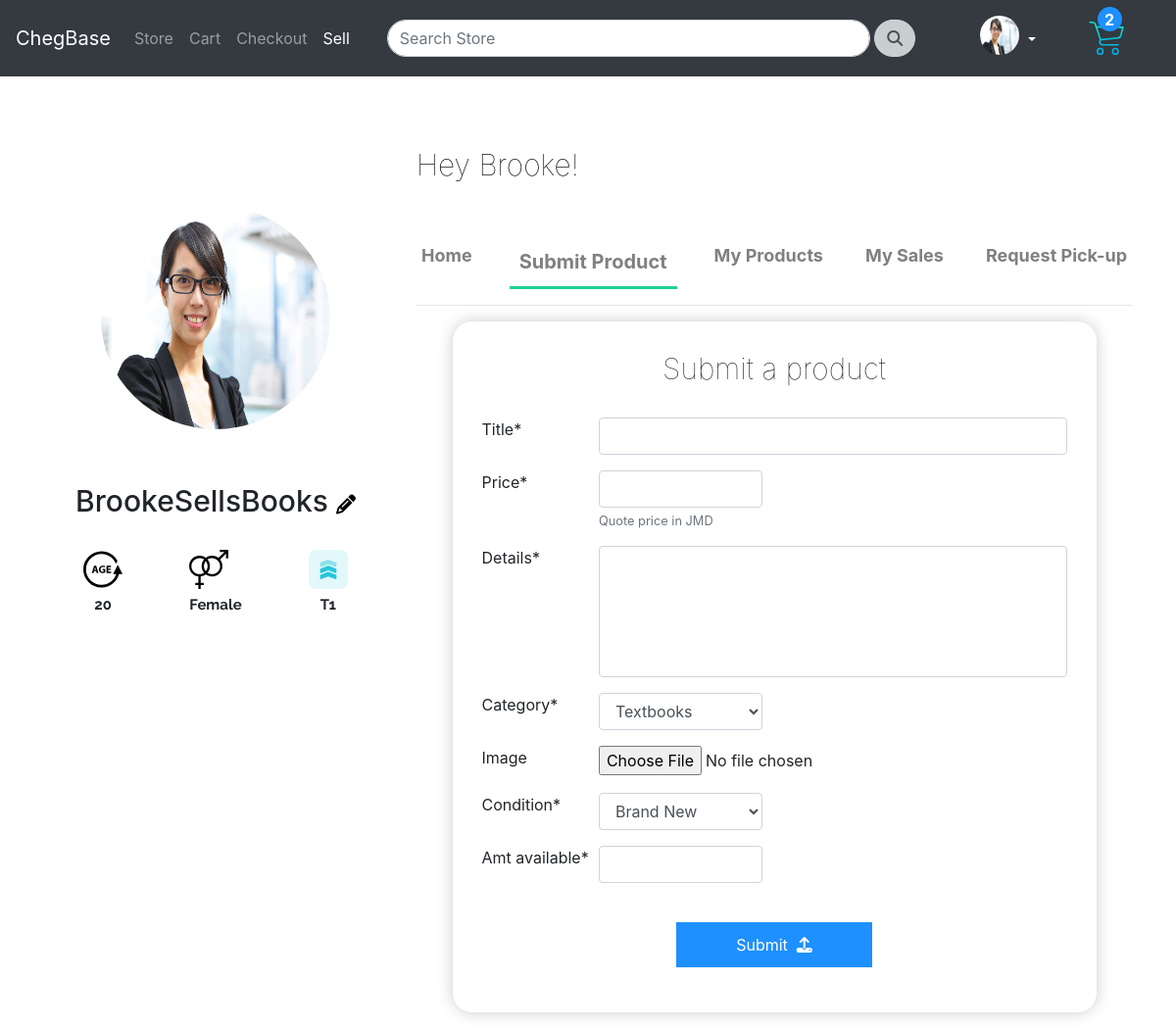
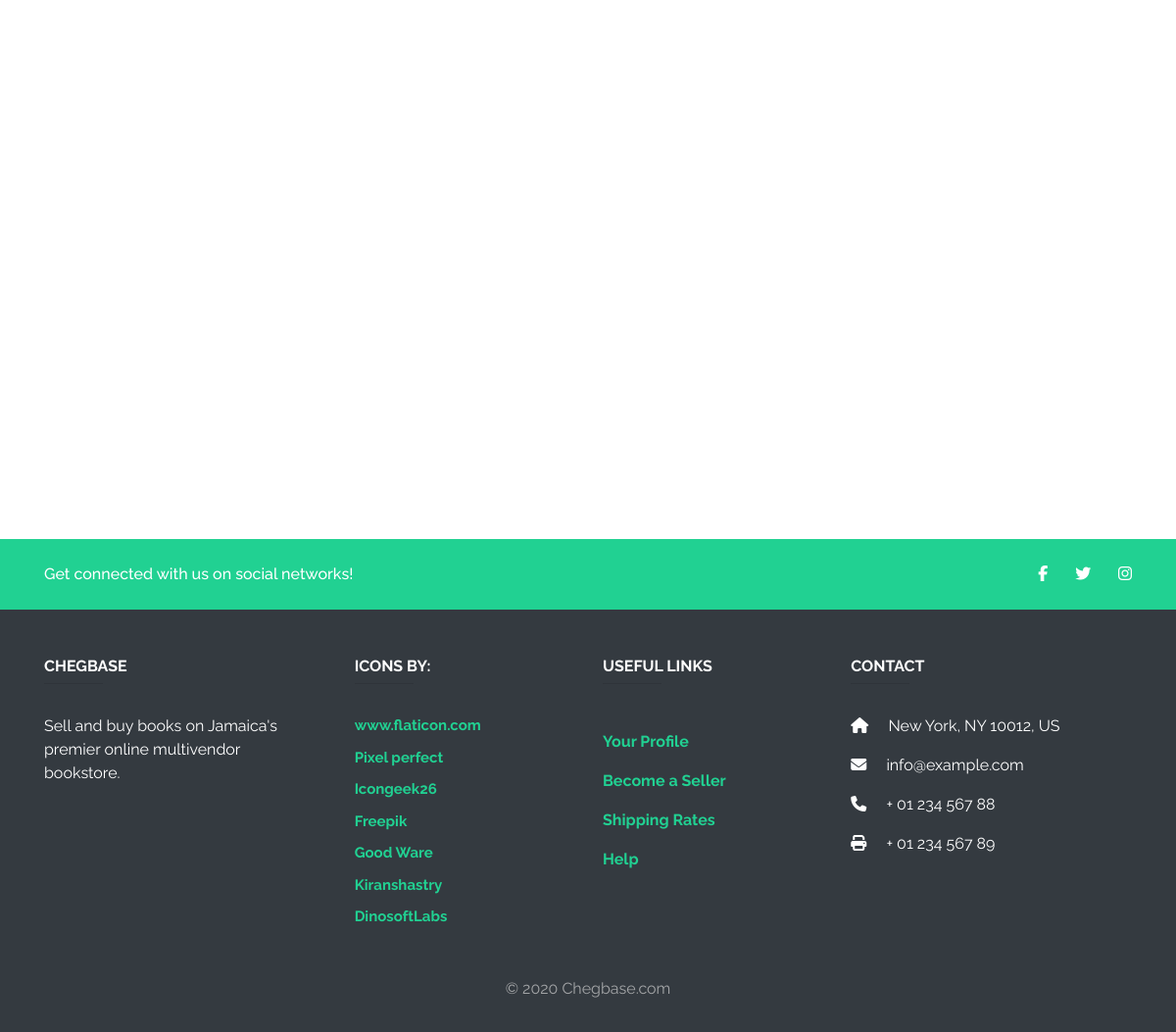
The page /seller/product/ (signed in) on the database its author committed (2 pictures, top to bottom).
### seller/models.py (models this page shows, shortened)
class Profile(models.Model):
    sellerid = models.UUIDField(primary_key=True, default=uuid.uuid4, editable=False)
    user = models.OneToOneField(User, on_delete=models.CASCADE)
    customer = models.OneToOneField('store.Customer', null=True, blank=False, on_delete=models.CASCADE, related_name="customer")
    date_of_birth = models.DateField(null=True, blank=False)
    gender = models.CharField(max_length=20, null=True, blank=False, choices=genders)
    phone = models.CharField(max_length=20, null=True, blank=False)
    email = models.CharField(max_length=200, null=True, blank=False) #business email
    business = models.BooleanField(default=False)
    profile_pic = models.ImageField(upload_to='profilepics/%Y/%m/%d/', default="profilepics/defaultpropic.svg", null=True, blank=True)
    note = models.CharField(max_length=200, null=True, blank=True)
    vouches = models.ManyToManyField('store.Customer', null=True, blank=True)
    tier = models.CharField(max_length=50, null=True, blank=False, choices=tiers, default="T1")
    tier_points = models.IntegerField(default=0)
    created_date = models.DateTimeField(auto_now_add=True, null=True, blank=False)
    def age(self):
        today = datetime.date.today()
        age = today.year - self.date_of_birth.year - ((today.month, today.day) < (self.date_of_birth.month, self.date_of_birth.day))
        return '{}'.format(age)
    def vouches_amt(self):
        return self.vouches.all().count()
    @property
    def imageURL(self):
        try:
            url = self.profile_pic.url
        except:
            url = ''
        return url

### store/models.py (models this page shows, shortened)
class Product(models.Model):
    id = models.UUIDField(primary_key=True, default=uuid.uuid4, editable=False)
    product_seller = models.ForeignKey(Customer, null=True, blank=True, on_delete=models.PROTECT)
    name = models.CharField(max_length=70, null=True, blank=False)
    price = models.FloatField(null=True, blank=False)
    details = models.CharField(max_length=200, null=True, blank=False)
    available = models.BooleanField(default=True, null=True, blank=False) #sold or not (restock also)
    category = models.CharField(max_length=20, null=True, blank=False, choices=categories)
    req_date = models.DateTimeField(null=True, blank=False, auto_now_add=True)#date when the product is requested to be uploaded by seller
    pub_date = models.DateTimeField(null=True, blank=False, auto_now_add=True)#date when product is uploaded by us after being verified
    image = models.ImageField(upload_to='products/%Y/%m/%d/', default="products/defaultbook.svg", null=True, blank=True)
    condition = models.CharField(max_length=200, null=True, blank=False, choices=conditions)
    amt_sold = models.IntegerField(default=0)
    amt_available = models.IntegerField(null=True, blank=False, default=1)
    paid = models.BooleanField(default=False)
    verified = models.BooleanField(default=False)
    published = models.BooleanField(default=False)
    rejected = models.BooleanField(default=False)
    re_evaluating = models.BooleanField(default=False)
    restocking = models.BooleanField(default=False) #if the seller restocked product
    edited = models.BooleanField(default=False) #if the seller edited a product
    def seller(self):
        return self.seller.user.username

### store/decorators.py (the view)
        def wrapper_func(request, *args, **kwargs):
            group = None
            if request.user.groups.exists():
                groups = [group.name for group in request.user.groups.all()]
                for group in groups:
                    if group in allowed_roles:
                        return view_func(request, *args, **kwargs)
                        break
                    else:
                        continue
                else:
                    return HttpResponse("You're not authorised to view this page.")

### seller/forms.py
class CreateProductForm(forms.ModelForm):
    price = forms.FloatField(min_value=1, help_text="Quote price in JMD")
    category = forms.ChoiceField(choices=categories)
    image = forms.ImageField(required=False)
    condition = forms.ChoiceField(choices=conditions)
    amt_available = forms.IntegerField(min_value=1)
    class Meta:
        model = Product
        fields = ['name', 'price', 'details', 'category', 'image', 'condition', 'amt_available']
        widgets = {'details': forms.Textarea(attrs={"style": "resize: none;", "rows": 5})}
        labels = {"name": "Title"}

### store/models.py (called while the page is built)
    def total(self):
        return self.quantity * self.product.price

### seller/templates/seller/createproduct.html (shortened to what this page needs)
{% extends 'seller/home.html' %}
{% load static %}
{% load crispy_forms_tags %}
{% block activehead %}
  <a href="{% url 'sellerhome' %}" class="slide-down">Home</a>
  <a href="{% url 'createproduct' %}" class="active-seller-heading">Submit Product</a>
  <a href="{% url 'sellerproducts' %}" class="slide-down">My Products</a>
  <a href="{% url 'sales' %}" class="slide-down">My Sales</a>
  <a href="{% url 'pickup' %}" class="slide-down">Request Pick-up</a>
{% endblock activehead %}
{% block body %}
<div class="box-element create-product-form-holder form-group">
  <h5 class="light-large-heading">Submit a product</h5>
  <br>
  <div class="inner-form">
    <form class="create-product-form form-group" action="{% url 'createproduct' %}" method="post" enctype="multipart/form-data">
      {{ productform|crispy }}
      <br>
      <div class="submitbt-holder">
        <button class="medium-btn" id="submit-product" type="submit" name="button" onclick="this.disabled=true;this.form.submit();">Submit&nbsp <i class="fas fa-upload"></i></button>
      </div>
    </form>
  </div>
</div>
{% endblock body %}

### seller/templates/seller/home.html (shortened to what this page needs)
{% extends 'store/main.html' %}
{% load static %}
{% load crispy_forms_tags %}
{% block active %}
  <div class="form-inline right left-content mr-auto">
    <ul class="navbar-nav">
      <li class="nav-item">
        <a class="nav-link" href="{% url 'store' %}">Store</a>
      </li>
      <li class="nav-item">
        <a class="nav-link" href="{% url 'cart' %}">Cart</a>
      </li>
      <li class="nav-item">
        <a class="nav-link" href="{% url 'checkout' %}">Checkout</a>
      </li>
      <li class="nav-item active">
        <a class="nav-link" href="{% url 'sellerhome' %}">Sell<span class="sr-only">(current)</span></a>
      </li>
    </ul>
  </div>
{% endblock active %}
{% block content %}
{% if isseller == False %}
<p>I see you're not a seller. <a href="{% url 'registerseller' %}">Register</a> to become an official seller</p>
<h3>What's a seller?</h3>
<h3>Why become a seller?</h3>
{% else %}
  <br>
  <br>
  <div class="row">
    <div class="col-lg-4">
      <div class="element-container profile-holder profile-view">
        <div id="tier-style" class="seller-profile-pic-holder">
          <img class="seller-profile-pic" src="{{ profile.imageURL }}" alt="">
        </div>
        <div class="seller-profile-view-details">
          <div class="seller-username">
            <h5 class="seller-username-text">{{ profile.user.username }} <a href="{% url 'profile' %}"><i class="fas fa-pencil"></i></a></h5>
          </div>
          <br>
          <div class="seller-profile-view seller-details">
            <div class="seller-details-item age grow">
              <div class="seller-details-svg-holder">
                <img src="{% static 'images/sitesvgs/age.svg' %}" alt="age-svg">
              </div>
              <div class="seller-details-content">
                <p>{{ profile.age }}</p>
              </div>
            </div>
            <div class="seller-details-item gender grow">
              <div class="seller-details-svg-holder">
                <img src="{% static 'images/sitesvgs/gender.svg' %}" alt="">
              </div>
              <div class="seller-details-content">
                <p>{{ profile.get_gender_display }}</p>
              </div>
            </div>
            <div class="seller-details-item tier grow">
              <div class="seller-details-svg-holder">
                <img src="{% static 'images/sitesvgs/ranking.svg' %}" alt="tier">
              </div>
              <div class="seller-details-content">
                <p>{{ profile.tier }}</p>
              </div>
            </div>
          </div>
        </div>
      </div>
    </div>
    <div class="col-lg-8">
      <div class="profile-holder detail-view">
        <h5 class="greet-seller" style="display: inline-block;">Hey {{ profile.user.first_name }}! </h5>
        <br>
        <br>
        <br>
        <div class="detail-view-inner">
          <div class="detail-view-inner-headings">
            {% block activehead %}{% endblock activehead %}
          </div>
          <hr>
          {% block body %}{% endblock body%}
        </div>
      </div>
    </div>
  </div>
{% endif %}
<div class="space-medium"></div>
{% endblock content%}

### store/templates/store/main.html (shortened to what this page needs)
<!DOCTYPE html>
{% load static %}
<html lang="en" dir="ltr">
<head>
  <link rel="stylesheet" href="https://stackpath.bootstrapcdn.com/bootstrap/4.5.0/css/bootstrap.min.css"
>
  <link rel="stylesheet" type='text/css' href="{% static 'css/main.css' %}">
  <link href="https://unpkg.com/aos@2.3.1/dist/aos.css" rel="stylesheet">
</head>
<body id="site-body">
    <nav class="navbar navbar-expand-lg navbar-dark bg-dark">
      <a class="navbar-brand site-logo" href="{% url 'store' %}">ChegBase</a>
      <div class="collapse navbar-collapse" id="navbarSupportedContent">
        {% block active %}{% endblock active %}
        <div class="form-inline my-2 my-lg-0 right middle-content search-form-container">
          <form class="form-inline searchbar-container" action="{% url 'searchresults' %}">
            <div class="input-group md-form form-sm form-2 pl-0">
              <input id="storesearch" name="searchprompt" class="form-control my-0 py-1 amber-border" type="search" placeholder="Search Store" aria-label="Search">
              <div class="input-group-append">
                <button class="input-group-text amber lighten-3" id="basic-text1" type="submit"><i class="fas fa-search text-grey"
                    aria-hidden="true"></i></button>
              </div>
            </div>
          </form>
        </div>
        <div class="form-inline my-2 my-lg-0 right right-content">
          <div class="user-content">
            <li class="nav-item dropdown">
              <a class="nav-link dropdown-toggle" href="{% url 'profile' %}" id="navbarDropdown" role="button" data-toggle="dropdown" aria-haspopup="true" aria-expanded="false">
                <div class="propic-avatar-container grow">
                  {% if profile %}
                    <img class="propic-avatar" src="{{ profile.imageURL }}" alt="profile pic">
                  {% else %}
                    <img src="{% static 'images/profilepics/defaultpropic.svg' %}" alt="profile pic">
                  {% endif %}
                </div>
              </a>
            </li>
          </div>
          <div class="cart">
            <div class="cart-items">
              <div class="quantity-holder">
                {% if user.is_authenticated %}
                  <a href="{% url 'cart' %}"><p id="cart-item-amt">{{ cartquantity }}</p></a>
                {% else %}
                  <a href="{% url 'cart' %}"><p id="cart-item-amt">0</p></a>
                {% endif %}
              </div>
              <div class="nav-item dropdown">
                <div class="cart-icon-holder">
                  <a  class="cart-icon-link nav-link dropdown-toggle" href="{% url 'cart' %}">
                    <div class="">
                      <img src="{% static 'images/sitesvgs/cart.svg' %}" class="cart-image header-icon grow"></img>
                    </div>
                  </a>
                </div>
              </div>
            </div>
          </div>
        </div>
      </div>
    </nav>
    <div>
      <div class="container" id="site-body-container">
        <br>
        {% block content %}
        {% endblock content %}
      </div>
    </div>
    <br>
    <footer class="page-footer font-small blue-grey lighten-5">
      <div style="background-color: #21d192;">
        <div class="container">
          <div class="row py-4 d-flex align-items-center">
            <div class="col-md-6 col-lg-5 text-center text-md-left mb-4 mb-md-0">
              <h6 class="mb-0">Get connected with us on social networks!</h6>
            </div>
            <div class="col-md-6 col-lg-7 text-center text-md-right">
              <a class="fb-ic">
                <i class="fab fa-facebook-f white-text mr-4"> </i>
              </a>
              <a class="tw-ic">
                <i class="fab fa-twitter white-text mr-4"> </i>
              </a>
              <a class="ins-ic">
                <i class="fab fa-instagram white-text"> </i>
              </a>
            </div>
          </div>
        </div>
      </div>
      <div class="container text-center text-md-left mt-5">
        <div class="row mt-3 dark-grey-text">
          <div class="col-md-3 col-lg-4 col-xl-3 mb-4">
            <h6 class="text-uppercase font-weight-bold">ChegBase</h6>
            <hr class="teal accent-3 mb-4 mt-0 d-inline-block mx-auto" style="width: 60px;">
            <p>Sell and buy books on Jamaica's premier online multivendor bookstore.</p>
          </div>
          <div class="col-md-2 col-lg-2 col-xl-2 mx-auto mb-4 link-to-authors">
            <h6 class="text-uppercase font-weight-bold">Icons By:</h6>
            <hr class="teal accent-3 mb-4 mt-0 d-inline-block mx-auto" style="width: 60px;">
            <p>
              <a href="https://www.flaticon.com/" title="Flaticon"> www.flaticon.com</a>
            </p>
            <p>
              <a href="https://www.flaticon.com/authors/pixel-perfect" title="Pixel perfect">Pixel perfect</a>
            </p>
            <p>
              <a href="https://www.flaticon.com/authors/icongeek26" title="Icongeek26">Icongeek26</a>
            </p>
            <p>
              <a href="https://www.flaticon.com/authors/freepik" title="Freepik">Freepik</a>
            </p>
            <p>
              <a href="https://www.flaticon.com/authors/good-ware" title="Good Ware">Good Ware</a>
            </p>
            <p>
              <a href="https://www.flaticon.com/free-icon/loupe_875623" title="Kiranshastry">Kiranshastry</a>
            </p>
            <p>
              <a href="https://www.flaticon.com/authors/dinosoftlabs" title="DinosoftLabs">DinosoftLabs</a>
            </p>
          </div>
          <div class="col-md-3 col-lg-2 col-xl-2 mx-auto mb-4 useful-links">
            <h6 class="text-uppercase font-weight-bold">Useful links</h6>
            <hr class="teal accent-3 mb-4 mt-0 d-inline-block mx-auto" style="width: 60px;">
            <p>
              {% if user.is_authenticated %}
                <a class="dark-grey-text" href="{% url 'personalprofileview' cus.id cus.user.username %}"><p>Your Profile</p></a>
              {% else %}
                <a class="dark-grey-text" href="{% url 'profile' %}"><p>Your Profile</p></a>
              {% endif %}
            </p>
            <p>
              <a class="dark-grey-text" href="{% url 'sellerhome' %}">Become a Seller</a>
            </p>
            <p>
              <a class="dark-grey-text" href="#!">Shipping Rates</a>
            </p>
            <p>
              <a class="dark-grey-text" href="#!">Help</a>
            </p>
          </div>
          <div class="col-md-4 col-lg-3 col-xl-3 mx-auto mb-md-0 mb-4">
            <h6 class="text-uppercase font-weight-bold">Contact</h6>
            <hr class="teal accent-3 mb-4 mt-0 d-inline-block mx-auto" style="width: 60px;">
            <p>
              <i class="fas fa-home mr-3"></i> New York, NY 10012, US</p>
            <p>
              <i class="fas fa-envelope mr-3"></i> info@example.com</p>
            <p>
              <i class="fas fa-phone mr-3"></i> + 01 234 567 88</p>
            <p>
              <i class="fas fa-print mr-3"></i> + 01 234 567 89</p>
          </div>
        </div>
      </div>
      <div class="footer-copyright text-center text-black-50 py-3">
        <p>© 2020 Chegbase.com</p>
      </div>
    </footer>
</body>
</html>

### rows shown on the page
Profile: imageURL (picture), user.username "BrookeSellsBooks", age "20", gender "Female", tier "T1", user.first_name "Brooke"

### other values the page prints
{{ cartquantity }} "2"
